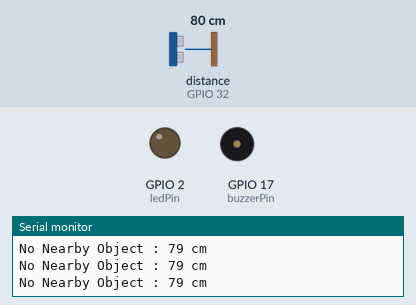
Recording of a sketch running on a simulated ESP32. On the bench: output pins drawn as LEDs (lit = HIGH), buzzer (waves = sounding, pin HIGH), the last lines printed to the serial monitor. Wiring (inferred from the names in the program): ultrasonic range finder: trigger GPIO 33; echo GPIO 32. The inputs (shaded band) are chosen by the test bench; at power-on: distance to the obstacle (sensor on GPIO 32) 80 cm. The echo pulse lasts 58.3 µs per cm; pins used as bus, display or sensor lines are not drawn.

Above: at 1.2 s.
1.3 s: distance to the obstacle (sensor on GPIO 32) set to 12 cm
4.3 s: distance to the obstacle (sensor on GPIO 32) set to 9 cm
At 5.5 s:
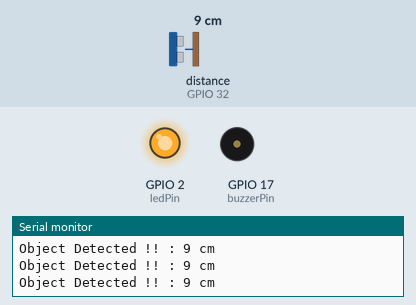
5.8 s: distance to the obstacle (sensor on GPIO 32) set to 18 cm
At 6.3 s:
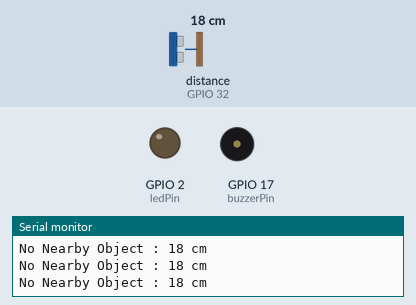
Timing chart, 0 to 8.8 s (numbered marks = the images above; inputs shaded):
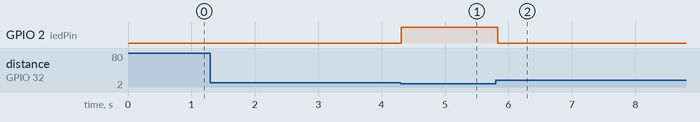

Measured:
- the behaviour switches between 11 and 10 cm on distance to the obstacle (sensor on GPIO 32) (found by bisection; images 0 and 1)
- after the input at 4.3 s, GPIO 2 (ledPin): LOW → HIGH at once
- after the input at 5.8 s, GPIO 2 (ledPin): HIGH → LOW at once

The sketch:

Ultrasonic_Sensor_With_LED_And_Buzzer.ino
```cpp
// Define the pins for the ultrasonic sensor, LED, and buzzer
const int trigPin = 33;      // Digital output pin to trigger the ultrasonic sensor
const int echoPin = 32;      // Digital input pin to receive the echo from the ultrasonic sensor
const int ledPin = 2;        // Digital output pin for the LED
const int buzzerPin = 17;    // Digital output pin for the buzzer

// Define the proximity threshold value (adjust as needed)
const int proximityThreshold = 10; // Threshold distance in centimeters

void setup() {
  // Set the trigPin as an output and the echoPin as an input
  pinMode(trigPin, OUTPUT);
  pinMode(echoPin, INPUT);

  // Set the LED and buzzer pins as outputs
  pinMode(ledPin, OUTPUT);
  pinMode(buzzerPin, OUTPUT);

  // Initialize the serial communication for debugging and displaying the measured distance
  Serial.begin(115200);
}

void loop() {
  // Send a pulse to the trigPin to trigger the ultrasonic sensor
  digitalWrite(trigPin, LOW);
  delayMicroseconds(2);
  digitalWrite(trigPin, HIGH);
  delayMicroseconds(10);
  digitalWrite(trigPin, LOW);

  // Measure the duration of the pulse from the echoPin
  long duration = pulseIn(echoPin, HIGH);

  // Calculate the distance in centimeters using the speed of sound (343 m/s) and the time it takes for the echo
  int distance = duration * 0.0343 / 2;

  // Print the measured distance to the serial monitor
  Serial.print(distance);
  Serial.println(" cm");

  // Check if the distance is below the threshold
  if (distance < proximityThreshold) {
    // Object detected!
    Serial.print("Object Detected !! : ");

    // Turn on the LED and buzzer
    digitalWrite(ledPin, HIGH);
    //digitalWrite(buzzerPin, HIGH);
  } else {
    // No object nearby
    Serial.print("No Nearby Object : ");

    // Turn off the LED and buzzer
    digitalWrite(ledPin, LOW);
    digitalWrite(buzzerPin, LOW);
  }

  // Add a small delay to avoid rapid triggering
  delay(100);
}
```
